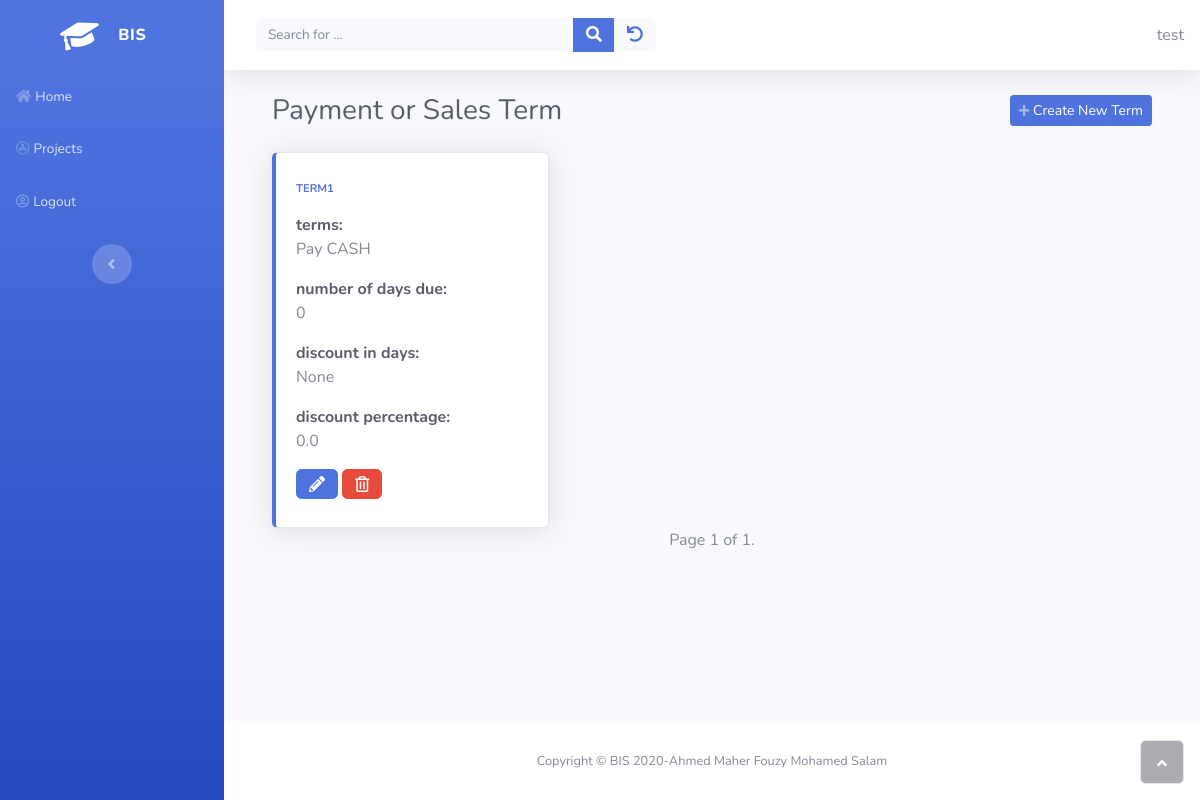
Before: /inventory/list_term (signed in) with the older database file.
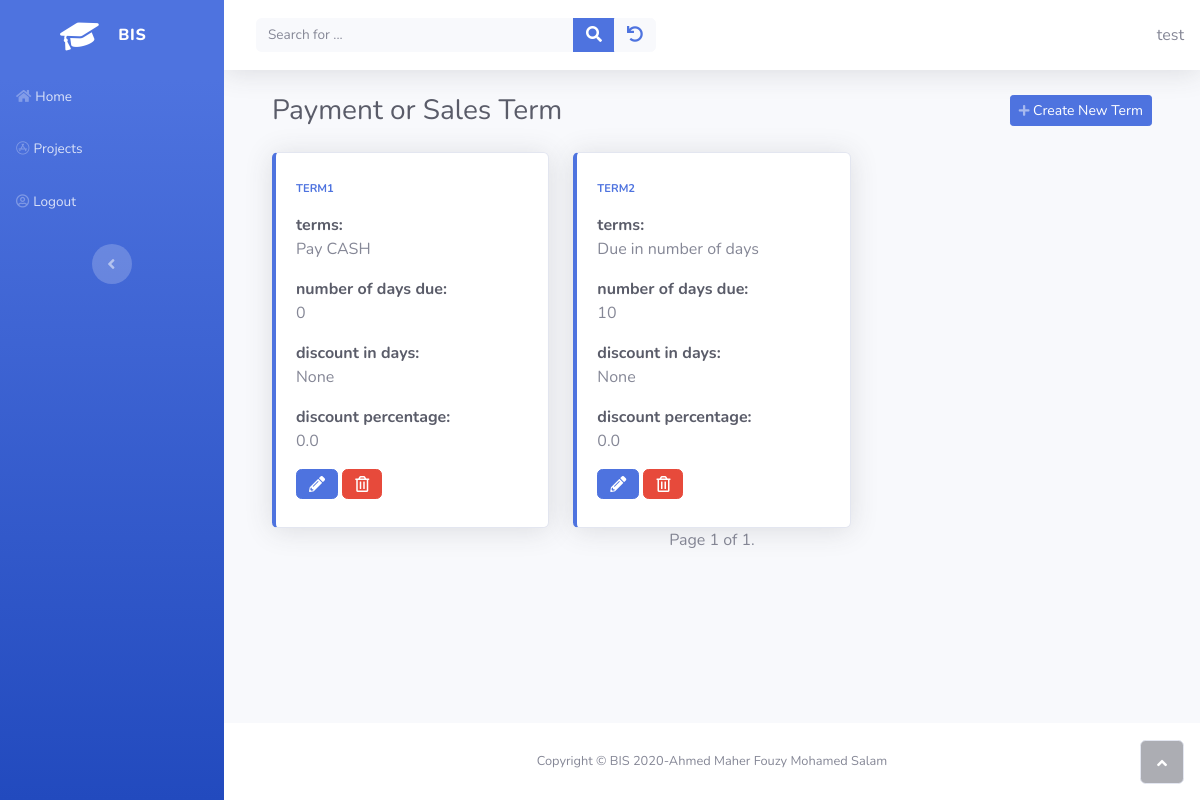
After: the same page with the newer database file.
### inventory/models.py (models this page shows, shortened)
class PaymentSalesTerm(models.Model):
    class Term(models.IntegerChoices):
        CASH = 0 , _("Pay CASH")
        ON_DEMAND = 1 , _("Cash On Demand")
        DAYS = 2, _("Due in number of days")
        END_OF_MONTH = 3,_("Due at the end of month")
        NEXT_MONTH = 4,_("Due on the next Month")
        OTHER = 5, _("let me specify the due date DD-MM-YYY")
    owner = models.ForeignKey(get_user_model(), on_delete=models.CASCADE)
    config = models.CharField(
        max_length=100,
        help_text="Specify name for this setting"
        )
    terms = models.IntegerField(choices=Term.choices , default=Term.CASH , blank=False)
    num_of_days_due = models.PositiveSmallIntegerField(
        help_text="in case of you want to specify number of days due"
    )
    discount_in_days = models.PositiveSmallIntegerField(
        validators=[MaxValueValidator(32)] ,
        null = True,
        blank = True
    )
    discount_percentage = models.FloatField(
        help_text="Enter discount like this 5%>>will be  5 not 0.05",
    )
    general_ledeger_account = models.ForeignKey(Accounts,on_delete=models.CASCADE)

### inventory/views.py (the view)
# urls.py: path('list_term' , views.ListTermView.as_view() , name="list_term" ),
class ListTermView(OwnerListView):
    model = PaymentSalesTerm
    template_name = "inventory/term_list.html"
    paginate_by = 5
    ordering = ["config"]

### home/owner.py (called while the page is built)
    def get_queryset(self):
        qs = super(OwnerListView, self).get_queryset()
        return qs.filter(owner=self.request.user)

### inventory/templates/inventory/term_list.html
{% extends 'home/base.html' %}
{% block content %}
<div class="container">
    <div class="d-sm-flex justify-content-between align-items-center mb-4">
        <h3 class="text-dark mb-0">Payment or Sales Term</h3><a class="btn btn-primary btn-sm d-none d-sm-inline-block" role="button" href="{% url 'inventory:create_term'%}"><i class="fa fa-plus fa-sm text-white-50"></i>&nbsp;Create New Term</a>
    </div>
    <div class="row">
    {% if paymentsalesterm_list %}
        {% for term in paymentsalesterm_list %}
         <div class="col-auto col-sm-12 col-md-12 col-lg-4 col-xl-4">
            <div class="card shadow border-left-primary py-2">
                <div class="card-body">
                    <div class="row align-items-center no-gutters">
                        <div class="col mr-2">
                            <div class="text-uppercase text-primary font-weight-bold text-xs mb-1"><span>{{ term.config }}</span></div>
                            <p><div class="text-dark font-weight-bold h7 mb-0"><span>terms:</span></div>{{ term.get_terms_display  }} <p>
                            <p><div class="text-dark font-weight-bold h7 mb-0"><span>number of days due:</span></div>{{ term.num_of_days_due  }} <p>
                            <p><div class="text-dark font-weight-bold h7 mb-0"><span>discount in days:</span></div>{{ term.discount_in_days  }} <p>
                            <p><div class="text-dark font-weight-bold h7 mb-0"><span>discount percentage:</span></div>{{ term.discount_percentage  }} <p>
                        </div>
                    </div>
                    <a href="{% url 'inventory:update_term' term.id %}">
                        <button type="button" class="btn btn-primary"><i class="fas fa-pencil-alt d-xl-flex justify-content-xl-center align-items-xl-center"></i></button>
                    </a>
                    <a href="{% url 'inventory:delete_term' term.id %}">
                    <button type="button" class="btn btn-danger"><i class="far fa-trash-alt d-xl-flex justify-content-xl-center align-items-xl-center"></i></button>
                    </a>
                </div>
            </div>
        </div>
        {% endfor %}
    {% else %}
        <p>There is nothing in database yet.</p>
    {% endif %}
    </div>
</div>
{% include 'home/pagination.html' %}
{% endblock %}

Changed rows visible on the page:
added PaymentSalesTerm: config "TERM2", terms "Due in number of days", num_of_days_due "10", discount_in_days "None", discount_percentage "0.0"
